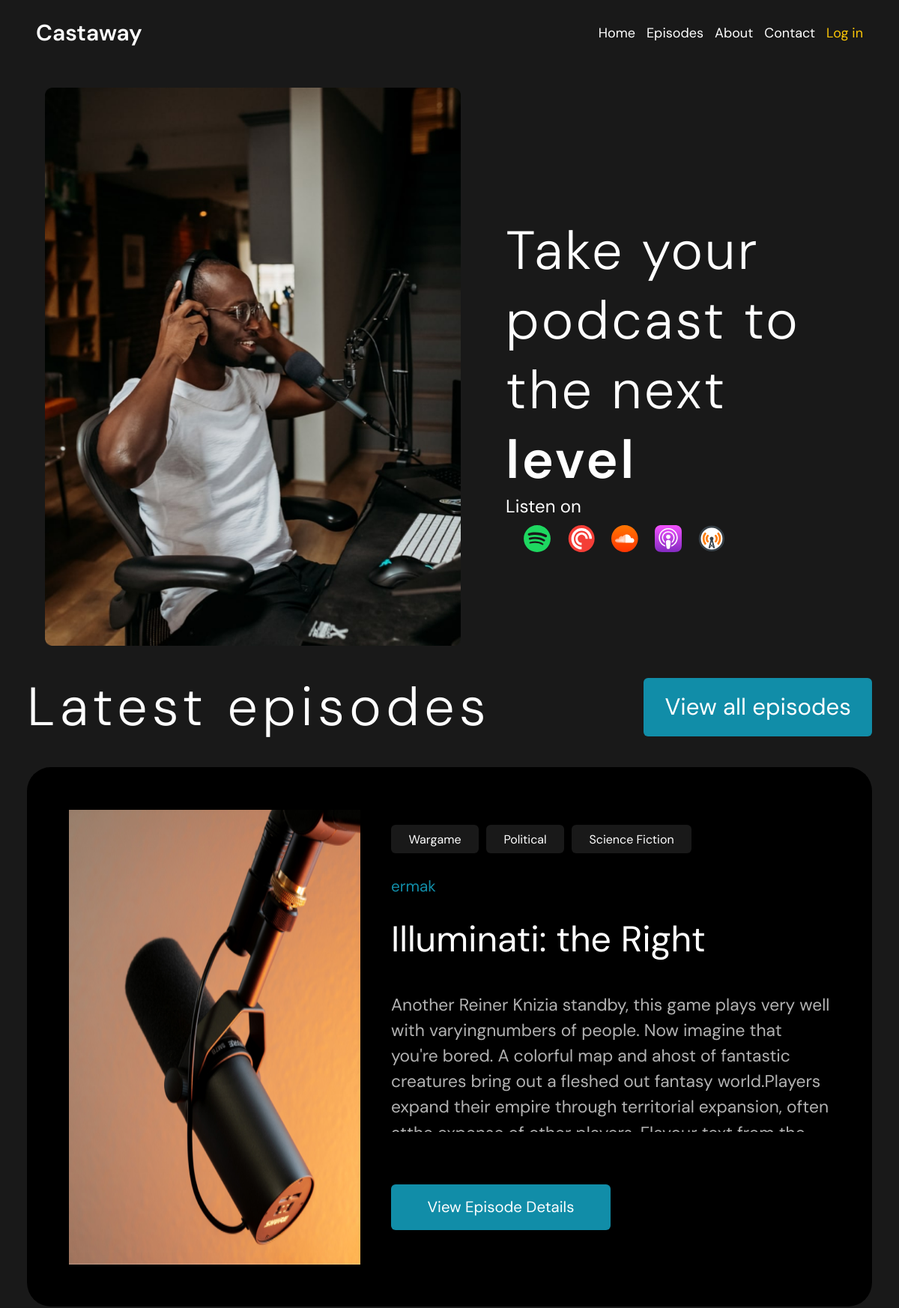
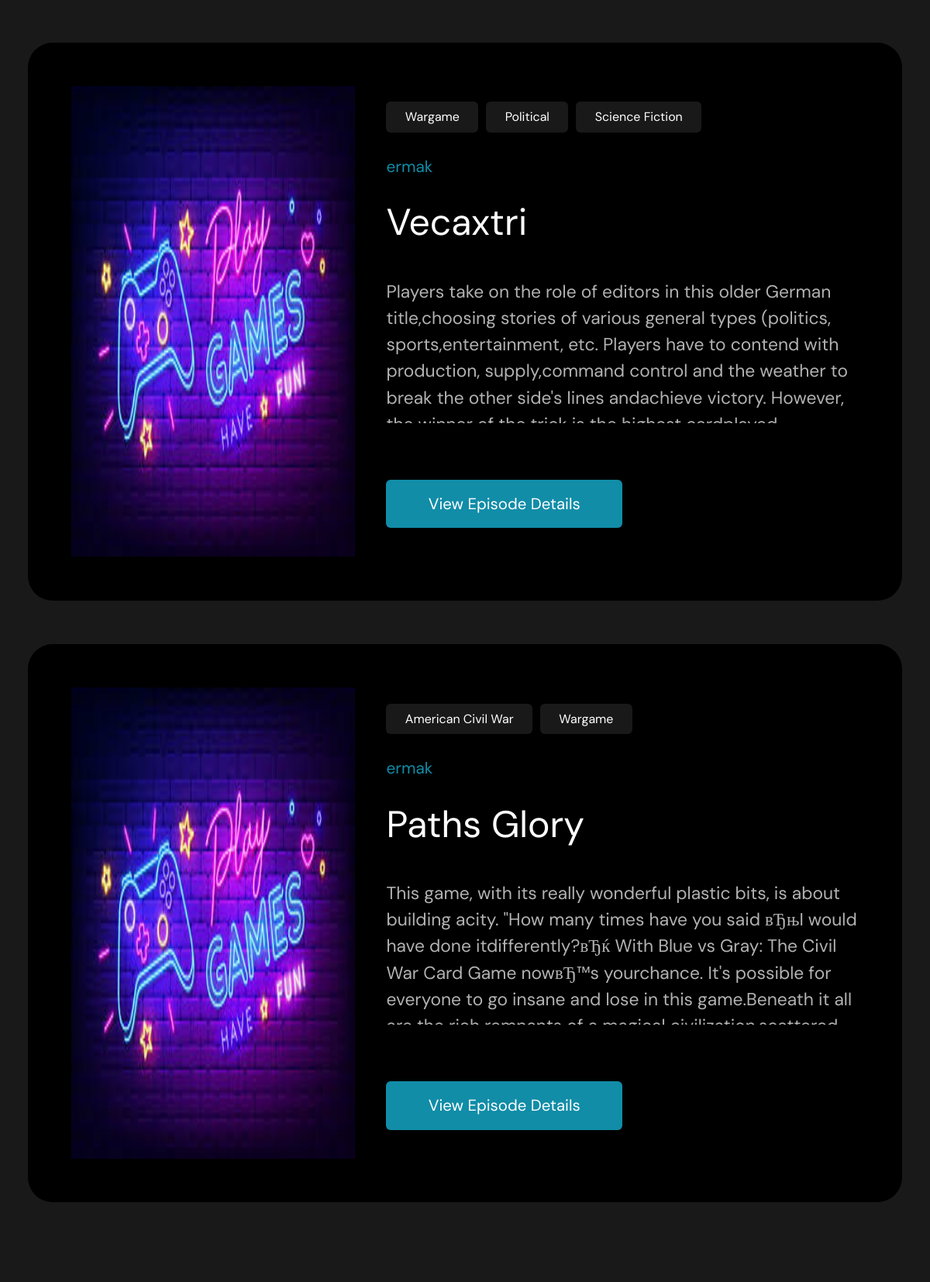
The page / (upper part) on the database its author committed (2 pictures, top to bottom).
### home/models.py (models this page shows, shortened)
class Episodes(models.Model):
    title = models.CharField(max_length=255)
    slug = models.SlugField(max_length=100, unique=True, null=True, blank=True)
    description = models.CharField(max_length=200)
    content = models.TextField()
    image = models.ImageField()
    tags = models.ManyToManyField('Tags', related_name='tags')
    time_create = models.DateTimeField(auto_now_add=True)
    time_update = models.DateTimeField(auto_now=True)
    author = models.ForeignKey(User, on_delete=models.PROTECT)
    def get_absolute_url(self):
        return reverse('episodes_detail', kwargs={"episode_id": self.pk})
    class Meta:
        verbose_name_plural = 'Episodes'
        ordering = ["-time_create"]

class Tags(models.Model):
    name = models.CharField(max_length=50)
    slug = models.SlugField(max_length=50, unique=True)
    def get_absolute_url(self):
        return reverse('show_tags', kwargs={"tag_slug": self.slug})
    class Meta:
        verbose_name_plural = 'Tags'

### home/views.py (the view)
# urls.py: path('', views.index, name='index'),
def index(request):
    num_visits = request.session.get('num_visits', 0)
    request.session['num_visits'] = num_visits + 1
    episodes = Episodes.objects.order_by('-time_create')[:3]
    return render(request, 'index.html', {'episodes': episodes, 'num_visits': num_visits})

### home/templates/index.html (shortened to what this page needs)
{% extends 'base.html' %}
{% load static %}
{% block content %}
<main>
    <section class="section-1">
        <img class="man-in-headphones" src="{% static 'images\maninheadphones.png' %}" alt="Фото" align="left">
        <div class="section-1-text">
            <div class="section-1-title">
                <p>Take your
                    podcast to the
                    next <span>level</span></p>
            </div>
            <div class="music-apps">
                <p class="listen-on">Listen on</p>
                <div class="music-apps-icons">
                    <a href=""><img src="{% static 'icons\IMAGEspotify.svg' %}" alt=""></a>
                    <a href=""><img src="{% static 'icons\IMAGEred.svg' %}" alt=""></a>
                    <a href=""><img src="{% static 'icons\IMAGEcloud.svg' %}" alt=""></a>
                    <a href=""><img src="{% static 'icons\IMAGEpurple.svg' %}" alt=""></a>
                    <a href=""><img src="{% static 'icons\IMAGEradio.svg' %}" alt=""></a>
                </div>
            </div>
        </div>
    </section>
    <section class="section-2">
            <div class="episodes-header">
                <p>Latest episodes</p>
                <a href="{% url 'show_episodes' %}"><button type="button">View all episodes</button></a>
            </div>
            {% include 'list_episodes.html' %}
    </section>
</main>
{% endblock %}

### home/templates/list_episodes.html
{% for ep in episodes %}
<div class="episodes-content-card">
    <img src="{{ ep.image.url }}" alt="">
    <div class="episodes-content-card-description">
        <div class="section-2-tags">
            {% for tag in ep.tags.all %}
            <a href="{{ tag.get_absolute_url }}">{{ tag.name }}</a>
            {% endfor %}
        </div>
        <a class="ep-num" href="{% url 'index' %}">{{ ep.author }}</a>
        <h1>{{ ep.title|capfirst }}</h1>
        <p class="ep-content">{{ ep.description }}</p>
        <a class="get-absolute-url" href="{{ ep.get_absolute_url }}">
            <button type="button">View Episode Details</button>
        </a>
    </div>
</div>
{% endfor %}

### home/static/css/styles.css (style rules this page uses)
* { margin: 0; padding: 0; box-sizing: border-box; color: #fff; font-family: "DM Sans", serif; }
body { background-color: #191919; }
a { text-decoration: none; color: #fff; }
button { border: none; outline: none; align-self: center; padding: 1.5%; border-radius: 6px; display: inline-block; }
.section-1 { position: relative; display: inline-block; width: 100%; padding: 30px; padding-left: 5%; }
.man-in-headphones { width: 50%; max-width: 1000px height: auto; }
.section-1-text { position: absolute; top: 25%; display: inline-block; margin-left: 5%; margin-right: 3%; }
.section-1-title { font-weight: 300; letter-spacing: 0.2rem; font-size: 6vw; }
.section-1-text span { font-weight: 600; }
.listen-on { font-size: 2vw; }
.music-apps-icons { margin-top: 2%; margin-left: 5%; width: 55%; display: flex; justify-content: space-between; }
.music-apps-icons a { width: 3vw; }
.music-apps-icons img { width: inherit; }
.section-2 { padding: 0 3% 5% 3%; position: relative; }
.episodes-header { display: flex; justify-content: space-between; font-weight: 300; letter-spacing: 0.4rem; font-size: 6vw; margin-bottom: 3%; }
.episodes-header a { width: 27%; display: flex; }
.episodes-header button { align-self: center; padding: 6% 1.5%; border-radius: 6px; display: inline-block; background-color: #118DA8; width: 100%; text-align: center; font-size: 2.6vw; }
.episodes-content-card { width: 100%; height: auto; max-height: 45em; padding: 5%; display: flex; background-color: #000; border-radius: 32px; margin-bottom: 5%; }
.episodes-content-card img { width: 100%; height: auto; max-height: 45em; margin-right: 4%; }
.episodes-content-card-description { padding: 2% 0; max-width: 60%; }
.episodes-content-card-description h1 { margin: 5% 0 7% 0; font-weight: 400; line-height: 1.2em; font-size: 4vw; }
.episodes-content-card-description a { display: inline-block; text-align: center; border-radius: 6px; }
.episodes-content-card-description button { border-radius: 6px; display: inline-block; background-color: #118DA8; width: 50%; text-align: center; font-size: 1.7vw; }
.ep-num { color: #118DA8; font-size: 1.3em; }
.ep-content { max-width: 100%; opacity: 70%; overflow: scroll; max-height: 33%; font-size: 1.9vw; margin-bottom: 12%; line-height: 1.5em; }
.ep-content::after { content: "..."; }
.get-absolute-url { width: 50%; }
.get-absolute-url button { padding: 6% 1.5%; width: 100%; }
.section-2-tags { display: flex; flex-wrap: wrap; align-content: ; gap: 10px; margin-bottom: 5%; }
.section-2-tags a { margin: 0; padding: 1.5% 4%; background-color: #191919; }

### rows shown on the page
Episodes: image (picture), author "ermak", title "Illuminati: the Right", description "Another Reiner Knizia standby, this game plays very well with varyingnumbers of people. Now imagine that you're bored. A colorful map and ahost of fantastic creatures bring out a fleshed out fantasy world.Players expand their empire through territorial expansion, often…"
Tags: name "Wargame"
Tags: name "Political"
Tags: name "Science Fiction"
Episodes: image (picture), author "ermak", title "Vecaxtri", description "Players take on the role of editors in this older German title,choosing stories of various general types (politics, sports,entertainment, etc. Players have to contend with production, supply,command control and the weather to break the other side's lines andachieve victory. However,…"
Episodes: image (picture), author "ermak", title "Paths Glory", description "This game, with its really wonderful plastic bits, is about building acity. \"How many times have you said вЂњI would have done itdifferently?вЂќ With Blue vs Gray: The Civil War Card Game nowвЂ™s yourchance. It's possible for everyone to go insane and lose in this game.Beneath it all…"
Tags: name "American Civil War"
